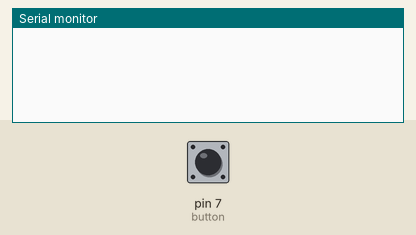
The sketch below on a simulated Arduino Uno, built with avr-gcc and run on an emulated ATmega328P. Shown: the last lines printed to the serial monitor. Inputs (shaded band) come from the test bench; at power-on: pin 7 (button) LOW.

Above: at 0.8 s.
0.9 s: pin 7 (button) pulled HIGH for 0.15 s
At 1.2 s:
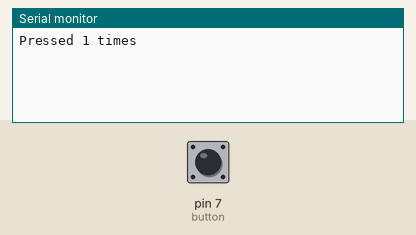
2.5 s: pin 7 (button) pulled HIGH for 1 s
At 4.3 s:
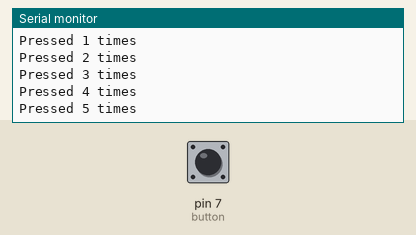
5.0 s: pin 7 (button) pulled HIGH for 0.15 s
At 5.6 s:
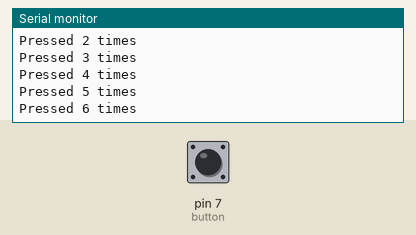
Timing chart, 0 to 8.0 s (numbered marks = the images above; inputs shaded):
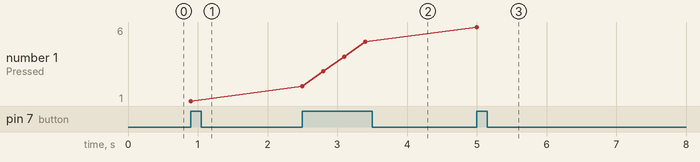

Measured:
- after the input at 0.9 s, the serial monitor: prints a new line at once (image 1)
- after the input at 2.5 s, the serial monitor: prints a new line at once (image 2)
- after the input at 5.0 s, the serial monitor: prints a new line at once (image 3)
- plotted number 1: 1 → 5 after the input at 2.5 s, 5 → 6 after the input at 5.0 s

The sketch:

main_def_main.ino
```cpp
// Made from a Python program in the ZERO1 Simulator; edits here are not turned back into Python.
// def main(): with its own while True:, called at the end: it stays where it is (§2.1 rule 4).

const int BUTTON_1 = 7;        // button 1

const int button = BUTTON_1;

void main_() {
  long presses = 0;
  while (true) {
    if (digitalRead(button) == HIGH) {
      presses += 1;
      Serial.print("Pressed ");
      Serial.print(presses);
      Serial.println(" times");
      delay(300);
    }
  }
}

// Runs once: the whole program
void setup() {
  Serial.begin(9600);
  pinMode(button, INPUT);

  main_();
}

// The Python program has no "while True:": it has ended.
void loop() {
}
```
